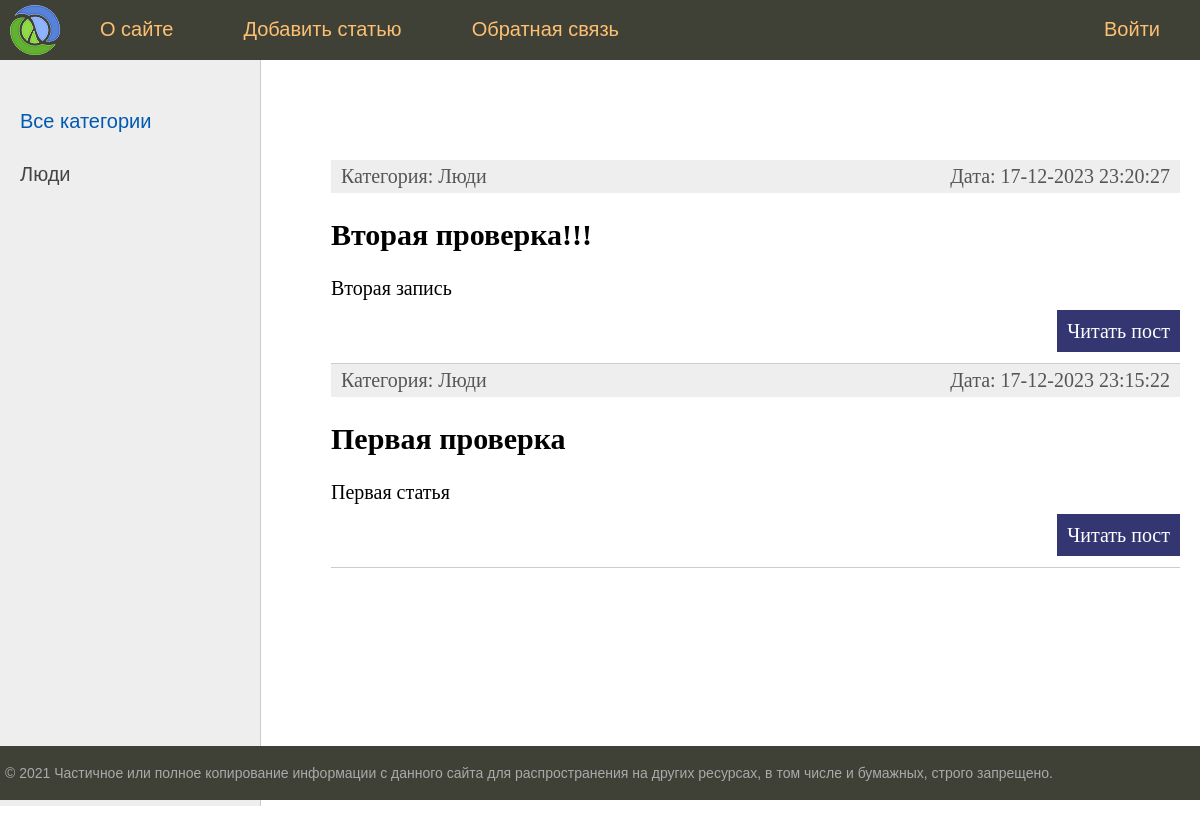
The page / on the database its author committed.
### dzdjango/models.py (models this page shows, shortened)
class Category(models.Model):
    name = models.CharField(max_length=100, db_index=True)
    def __str__(self):
        return self.name
    def get_absolute_url(self):
        return reverse('category', kwargs={'cat_id': self.pk})
    class Meta:
        ordering = ['id']

class Articles(models.Model):
    title = models.CharField(max_length=255)
    content = models.TextField(blank=True)
    photo = models.ImageField(upload_to="photos/%Y/%m/%d/")
    time_create = models.DateTimeField(auto_now_add=True)
    time_update = models.DateTimeField(auto_now=True)
    is_published = models.BooleanField(default=True)
    cat = models.ForeignKey('Category', on_delete=models.PROTECT, null=True)
    def get_absolute_url(self):
        return reverse('post', kwargs={'post_id': self.pk})
    class Meta:
        ordering = ['-time_create', 'title']

### dzdjango/views.py (the view)
# urls.py: path('', index, name='home'),
def index(request):
    posts = Articles.objects.all()
    cats = Category.objects.all()
    context = {
        'posts': posts,
        'cats': cats,
        'menu': menu,
        'title': 'Главная страница',
        'cat_selected': 0,
    }
    return render(request, 'dzdjango/index.html', context=context)

### dzdjango/templates/dzdjango/index.html (shortened to what this page needs)
{% extends 'dzdjango/base.html' %}
{% block content %}
<ul class="list-articles">
	{% for p in posts %}
			<li><div class="article-panel">
	<p class="first">Категория: {{p.cat}}</p>
	<p class="last">Дата: {{p.time_update|date:"d-m-Y H:i:s"}}</p>
</div>
				<h2>{{p.title}}</h2>
	{% autoescape on %}
	{{p.content|linebreaks|truncatewords:50}}
	{% endautoescape %}
			<p class="link-read-post"><a href="{{ p.get_absolute_url }}">Читать пост</a></p>
			</li>
	{% endfor %}
</ul>
{% endblock %}

### dzdjango/templates/dzdjango/base.html (shortened to what this page needs)
{% load static %}
<!DOCTYPE html>
<html>
<head>
	<link type="text/css" href="{% static 'dzdjango/css/styles.css' %}" rel="stylesheet" />
</head>
<body>
<table class="table-page" border=0 cellpadding="0" cellspacing="0">
<tr><td valign=top>
{% block mainmenu %}
		<div class="header">
			<ul id="mainmenu" class="mainmenu">
			<li class="logo"><a href="{% url 'home' %}"><div class="logo"></div></a></li>
{% for m in menu %}
	{% if not forloop.last %}
			<li><a href="{% url m.url_name %}">{{m.title}}</a></li>
	{% else %}
			<li class="last"><a href="{% url m.url_name %}">{{m.title}}</a></li>
	{% endif %}
{% endfor %}
			</ul>
		</div>
{% endblock mainmenu %}
<table class="table-content" border=0 cellpadding="0" cellspacing="0">
<tr>
	<td valign="top" class="left-chapters">
	<ul id="leftchapters">
{% if cat_selected == 0 %}
		<li class="selected">Все категории</li>
{% else %}
		<li><a href="{% url 'home' %}">Все категории</a></li>
{% endif %}
{% for c in cats %}
	{% if c.pk == cat_selected %}
		<li class="selected">{{c.name}}</li>
	{% else %}
		<li><a href="{{ c.get_absolute_url }}">{{c.name}}</a></li>
	{% endif %}
{% endfor %}
	</ul>
</td>
<td valign="top" class="content">
	<div class="content-text">
{% block content %}
{% endblock %}
	</div>
</td></tr></table>
</td></tr>
<tr><td valign=top>
	<div id="footer">
		<p>&copy; 2021 Частичное или полное копирование информации с данного сайта для распространения на других ресурсах, в том числе и бумажных, строго запрещено.</p>
	</div>
</td></tr></table>
</body>
</html>

### dzdjango/static/dzdjango/css/styles.css (style rules this page uses)
html, body { font-family: 'Arial'; margin: 0; padding: 0; height: 100%; width: 100%; color: #444; }
a { color: #0059b2; text-decoration: none; }
p.link-read-post { text-align: right; }
p.link-read-post a { padding: 10px; min-width: 100px; background: #333671; color: #fff; text-decoration: none; }
div.article-panel { background: #eee; padding: 5px 10px 5px 10px; box-sizing: border-box; overflow: hidden; color: #555; }
div.article-panel p.first { margin: 0; float: left; }
div.article-panel p.last { margin: 0; float: right; }
ul.list-articles { list-style: none; margin: 0; padding: 0; }
ul.list-articles li { border-bottom: 1px solid #ccc; }
.table-page { width: 100%; height: 100%; vertical-align: top; }
.table-page tr { height: 100%; }
.header { background: #3F4137; height: 60px; }
.logo { background: url('../images/logo.png') no-repeat 10px 5px; width: 70px; height: 60px; }
ul.mainmenu { list-style: none; margin: 0; padding: 0; height: 60px; color: #fdc073; font-size: 20px; overflow: hidden; }
ul.mainmenu li { float: left; margin: 18px 40px 0 30px; }
ul.mainmenu li.logo { margin: 0; }
ul.mainmenu li.last { float: right; }
ul.mainmenu li a { color: #fdc073; text-decoration: none; }
.table-content { width: 100%; min-height: 100%; height: 100%; }
.left-chapters { margin: 0; background: #eee; border-right: 1px solid #ccc; min-height: 100%; }
.left-chapters ul { width: 230px; min-height: 100%; margin: 0; padding: 20px 10px 10px 20px; list-style: none; font-size: 20px; }
.left-chapters ul li { margin: 30px 0 0 0; color: #999; }
.left-chapters ul li.selected { color: #0059b2; }
.left-chapters ul li a { color: #444; text-decoration: none; }
.content { padding: 40px 20px 20px 40px; width: 100%; box-sizing: border-box; }
.content-text { margin: 60px 0 0 30px; color: #000; font-size: 20px; font-family: Yandex Sans Display Light; }
#footer { box-sizing: border-box; background: #3F4137; padding: 5px; color: #aaa; font-size: 14px; font-family: Verdana, Geneva, Arial, Helvetica; text-align: left; overflow: hidden; }

### rows shown on the page
Category: name "Люди"
Articles: cat "Люди", time_update "17-12-2023 23:20:27", title "Вторая проверка!!!", content "Вторая запись"
Articles: cat "Люди", time_update "17-12-2023 23:15:22", title "Первая проверка", content "Первая статья"

### other values the page prints
{{ m.title }} "О сайте" "Добавить статью" "Обратная связь"
{{ m.title }} "Войти"
